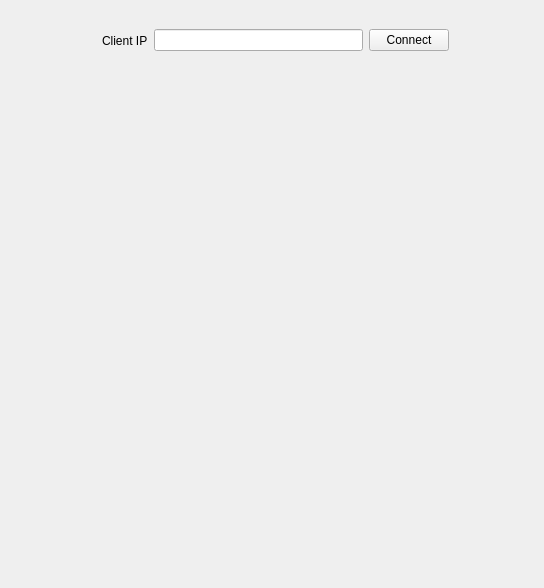
<?xml version="1.0" encoding="UTF-8"?>
<ui version="4.0">
 <class>SocketImgTx</class>
 <widget class="QWidget" name="SocketImgTx">
  <property name="geometry">
   <rect>
    <x>0</x>
    <y>0</y>
    <width>544</width>
    <height>588</height>
   </rect>
  </property>
  <property name="windowTitle">
   <string>Form</string>
  </property>
  <widget class="QLabel" name="labe_show_img">
   <property name="geometry">
    <rect>
     <x>60</x>
     <y>120</y>
     <width>401</width>
     <height>431</height>
    </rect>
   </property>
   <property name="styleSheet">
    <string notr="true">font: 12pt &quot;Lucida Console&quot;;</string>
   </property>
   <property name="text">
    <string/>
   </property>
  </widget>
  <widget class="QWidget" name="horizontalLayoutWidget">
   <property name="geometry">
    <rect>
     <x>100</x>
     <y>20</y>
     <width>351</width>
     <height>41</height>
    </rect>
   </property>
   <layout class="QHBoxLayout" name="horizontalLayout">
    <property name="leftMargin">
     <number>2</number>
    </property>
    <property name="rightMargin">
     <number>2</number>
    </property>
    <item>
     <widget class="QLabel" name="label">
      <property name="styleSheet">
       <string notr="true">font: 10pt &quot;Lucida Console&quot;;</string>
      </property>
      <property name="text">
       <string>Client IP</string>
      </property>
     </widget>
    </item>
    <item>
     <widget class="QLineEdit" name="lineEdit_ip_add">
      <property name="styleSheet">
       <string notr="true">font: 10pt &quot;Lucida Console&quot;;</string>
      </property>
     </widget>
    </item>
    <item>
     <widget class="QPushButton" name="bt_connect">
      <property name="styleSheet">
       <string notr="true">font: 10pt &quot;Lucida Console&quot;;</string>
      </property>
      <property name="text">
       <string>Connect</string>
      </property>
     </widget>
    </item>
   </layout>
  </widget>
 </widget>
 <resources/>
 <connections/>
</ui>
